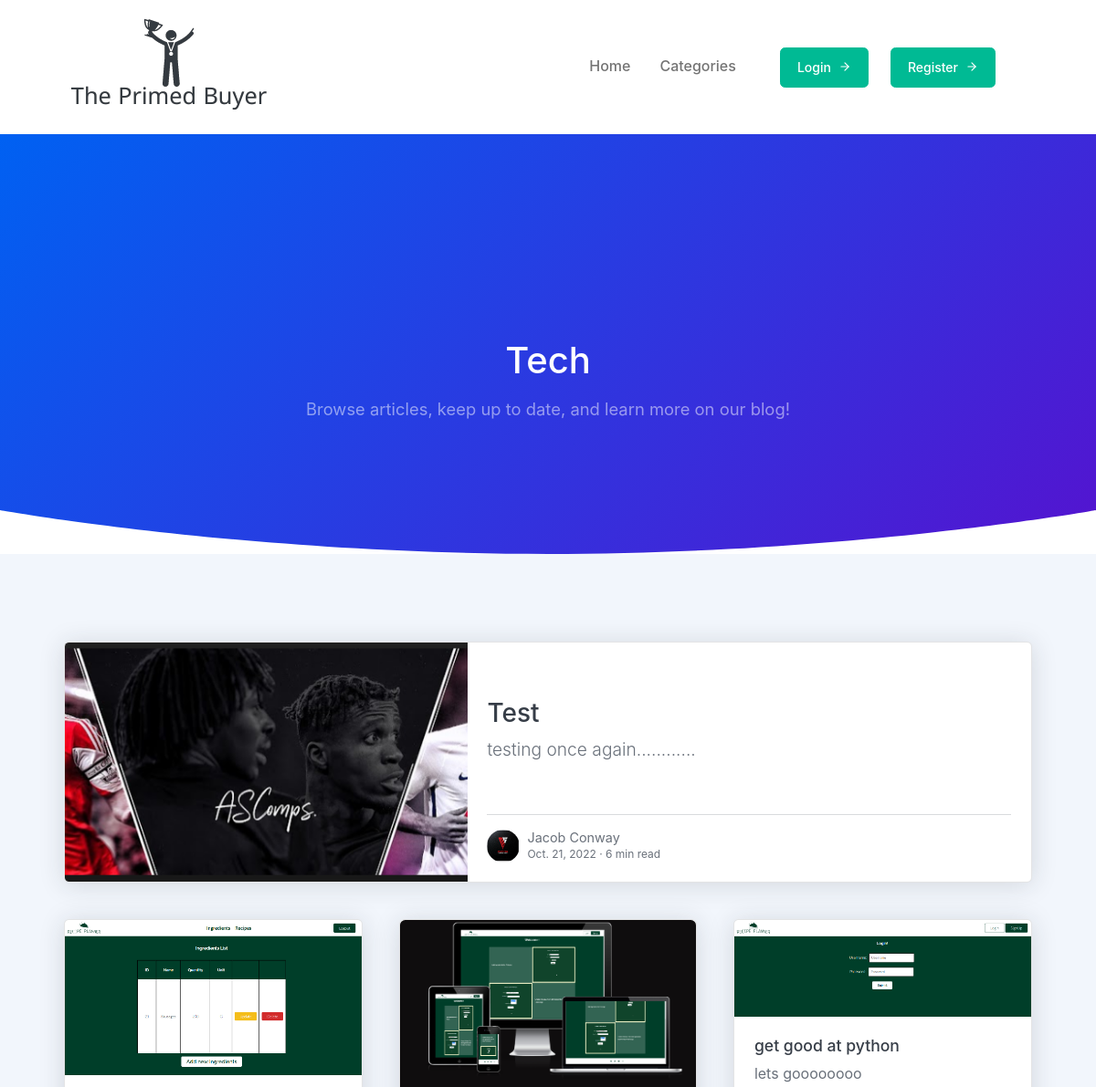
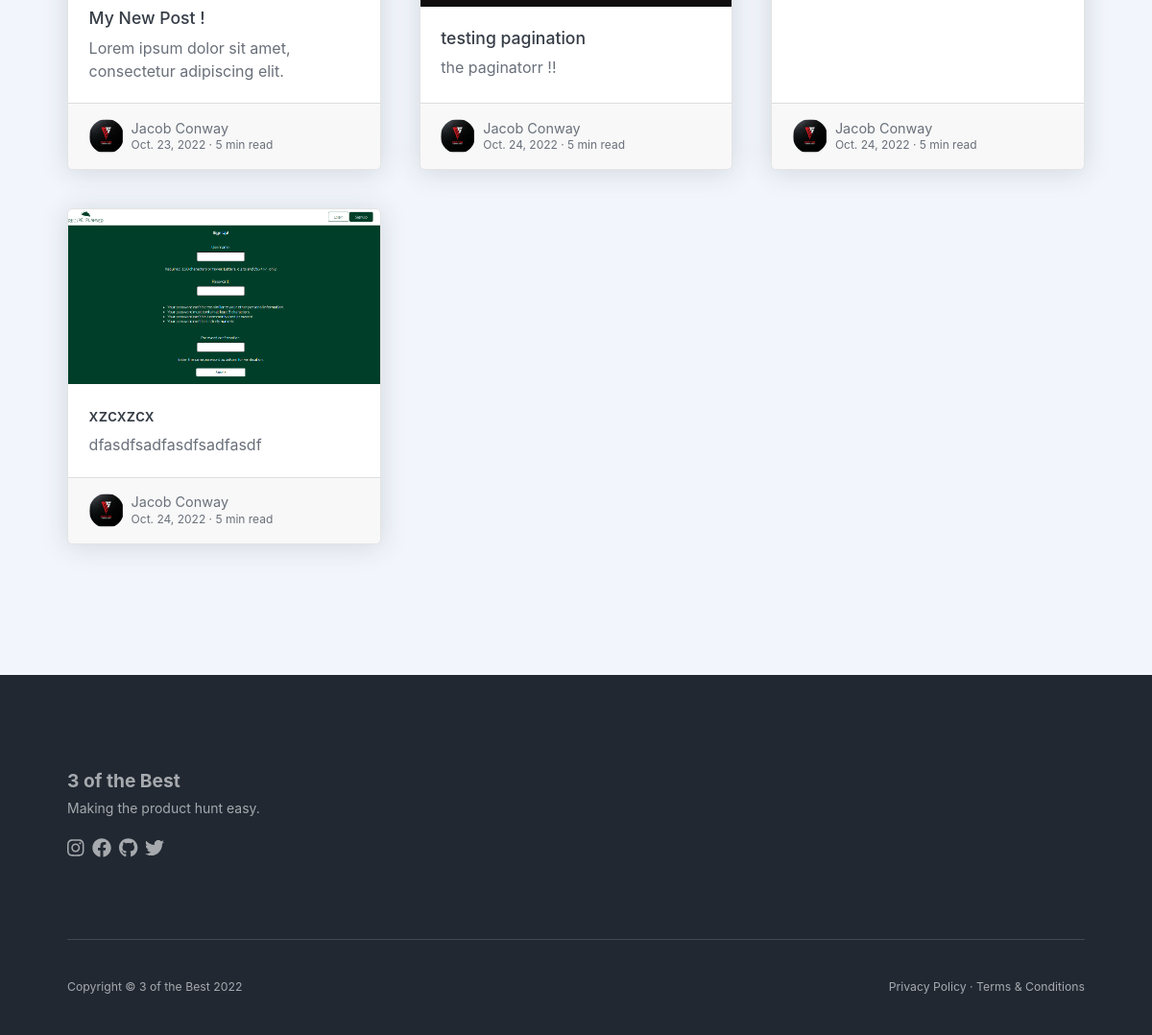
Screenshot of /category/tech/ with the database file from the repository (2 pictures, top to bottom).
### theblog/models.py (models this page shows, shortened)
class Post(models.Model):
    title = models.CharField(max_length=255)
    title_tag = models.CharField(max_length=255, default='3oftheBest')
    header_image = models.ImageField(null=True, blank=True, upload_to="images/")
    snippet_image = models.ImageField(null=True, blank=True, upload_to="snippet-image/")
    author = models.ForeignKey(User, on_delete=models.CASCADE)
    body = models.TextField()
    post_date = models.DateField(auto_now_add=True)
    category = models.CharField(max_length=255, default='uncategorized')
    likes = models.ManyToManyField(User, related_name='blog_posts', blank=True)
    snippet = models.CharField(max_length=255)
    isFeatured = models.BooleanField(default=False)
    sub_category = models.CharField(max_length=255, default ='uncategorized')
    product = models.ManyToManyField(Product, blank=True)
    class Meta:
        constraints = [
            UniqueConstraint(fields=['isFeatured'], condition=Q(isFeatured=True), name='isFeatured')
        ]

class Profile(models.Model):
    user = models.OneToOneField(User, null=True, on_delete=models.CASCADE)
    bio = models.TextField()
    profile_pic = models.ImageField(null=True, blank=True, upload_to="profile/")
    facebook_url = models.CharField(max_length=255, blank=True, null=True)
    twitter_url = models.CharField(max_length=255, blank=True, null=True)
    instagram_url = models.CharField(max_length=255, blank=True, null=True)
    tiktok_url = models.CharField(max_length=255, blank=True, null=True)
    snapchat_url = models.CharField(max_length=255, blank=True, null=True)
    youtube_url = models.CharField(max_length=255, blank=True, null=True)

### theblog/views.py (the view)
# urls.py: path('category/<str:cats>/',views.ListCategoryView, name='category'),
def ListCategoryView(request, cats):
    category_posts = Post.objects.filter(category=cats.replace("-", " "))
    p = Paginator(Post.objects.filter(category=cats.replace("-", " ")), 13)
    page = request.GET.get('page')
    categors = p.get_page(page)
    nums = 'J' * categors.paginator.num_pages
    return render(request, 'categories.html',
                    {   'cats': cats.title().replace("-", " "),
                        'category_posts': category_posts,
                        'categors' : categors,
                        'nums': nums,
    })

### theblog/templates/categories.html (shortened to what this page needs)
{% extends 'base.html' %}
{% load static %}
{% block content%}
<header class="page-header-ui page-header-ui-dark bg-gradient-primary-to-secondary">
    <div class="page-header-ui-content pt-10">
        <div class="container px-5 text-center">
            <div class="row gx-5 justify-content-center">
                <div class="col-lg-8">
                    <h1 class="page-header-ui-title mb-3">{{cats}}</h1>
                    <p class="page-header-ui-text">Browse articles, keep up to date, and learn more on our
                        blog!</p>
                </div>
            </div>
        </div>
    </div>
    <div class="svg-border-rounded text-white">
        <svg xmlns="http://www.w3.org/2000/svg" viewBox="0 0 144.54 17.34" preserveAspectRatio="none" fill="currentColor"><path d="M144.54,17.34H0V0H144.54ZM0,0S32.36,17.34,72.27,17.34,144.54,0,144.54,0"></path></svg>
    </div>
</header>
<section class="bg-light py-10">
    <div class="container px-5">
        {% if categors %}
                {% for post in categors|slice:":1" %}
                    <a
                            class="card post-preview post-preview-featured lift mb-5 overflow-hidden"
                            href="{% url 'post-details' post.pk %}"
                        >
                            <div class="row g-0">
                            <div class="col-lg-5">
                                <div
                                class="post-preview-featured-img"
                                style="
                                    background-image: url({{post.header_image.url}});
                                "
                                ></div>
                            </div>
                            <div class="col-lg-7">
                                <div class="card-body">
                                <div class="py-5">
                                    <h5 class="card-title">
                                        {{post.title}}
                                    </h5>
                                    <p class="card-text">
                                        {{post.snippet}}
                                    </p>
                                </div>
                                <hr />
                                <div class="post-preview-meta">
                                    {% if post.author.profile.profile_pic %}
                                    <img
                                    class="post-preview-meta-img"
                                    src="{{ post.author.profile.profile_pic.url }}"
                                    />
                                    {% else %}
                                    <img
                                    class="post-preview-meta-img"
                                    src="{% static 'theblog\images\default_profile_pic.png' %}"
                                    />
                                    {% endif %}
                                    <div class="post-preview-meta-details">
                                    <div class="post-preview-meta-details-name">
                                        {{ post.author.first_name|title }} {{ post.author.last_name|title }}
                                    </div>
                                    <div class="post-preview-meta-details-date">
                                        {{post.post_date}} &middot; 6 min read
                                    </div>
                                    </div>
                                </div>
                                </div>
                            </div>
                            </div>
                        </a>
                {% endfor %}
                <div class="row gx-5">
                    {% for post in categors|slice:"1:" %}
                    <div class="col-md-6 col-xl-4 mb-5">
                        <a class="card post-preview lift h-100" href="{% url 'post-details' post.pk %}">
                            <img class="card-img-top" src="{{post.header_image.url}}" alt="...">
                            <div class="card-body">
                                <h5 class="card-title">{{post.title}}</h5>
                                <p class="card-text">{{post.snippet}}</p>
                            </div>
                            <div class="card-footer">
                                <div class="post-preview-meta">
                                {% if post.author.profile.profile_pic %}
                                    <img
                                    class="post-preview-meta-img"
                                    src="{{ post.author.profile.profile_pic.url }}"
                                    />
                                {% else %}
                                    <img
                                    class="post-preview-meta-img"
                                    src="{% static 'theblog\images\default_profile_pic.png' %}"
                                    />
                                {% endif %}
                                    <div class="post-preview-meta-details">
                                        <div class="post-preview-meta-details-name">{{ post.author.first_name|title }} {{ post.author.last_name|title }}</div>
                                        <div class="post-preview-meta-details-date">{{post.post_date}} · 5 min read</div>
                                    </div>
                                </div>
                            </div>
                        </a>
                    </div>
                {% endfor %}
        {% else %}
            <p>There are no posts in this category yet. Leave us a note and let us know what you'd like to us to review!</p>
        {% endif %}
    </div>
    </section>
{% endblock %}

### rows the page displays
Post: header_image (picture), title "Test", snippet "testing once again............", author.profile.profile_pic (picture), author.first_name "Jacob", author.last_name "Conway", post_date "Oct. 21, 2022"
Post: header_image (picture), title "My New Post !", snippet "Lorem ipsum dolor sit amet, consectetur adipiscing elit.", author.profile.profile_pic (picture), author.first_name "Jacob", author.last_name "Conway", post_date "Oct. 23, 2022"
Post: header_image (picture), title "testing pagination", snippet "the paginatorr !!", author.profile.profile_pic (picture), author.first_name "Jacob", author.last_name "Conway", post_date "Oct. 24, 2022"
Post: header_image (picture), title "get good at python", snippet "lets goooooooo", author.profile.profile_pic (picture), author.first_name "Jacob", author.last_name "Conway", post_date "Oct. 24, 2022"
Post: header_image (picture), title "xzcxzcx", snippet "dfasdfsadfasdfsadfasdf", author.profile.profile_pic (picture), author.first_name "Jacob", author.last_name "Conway", post_date "Oct. 24, 2022"

### other values shown
{{ cats }} "Tech"
